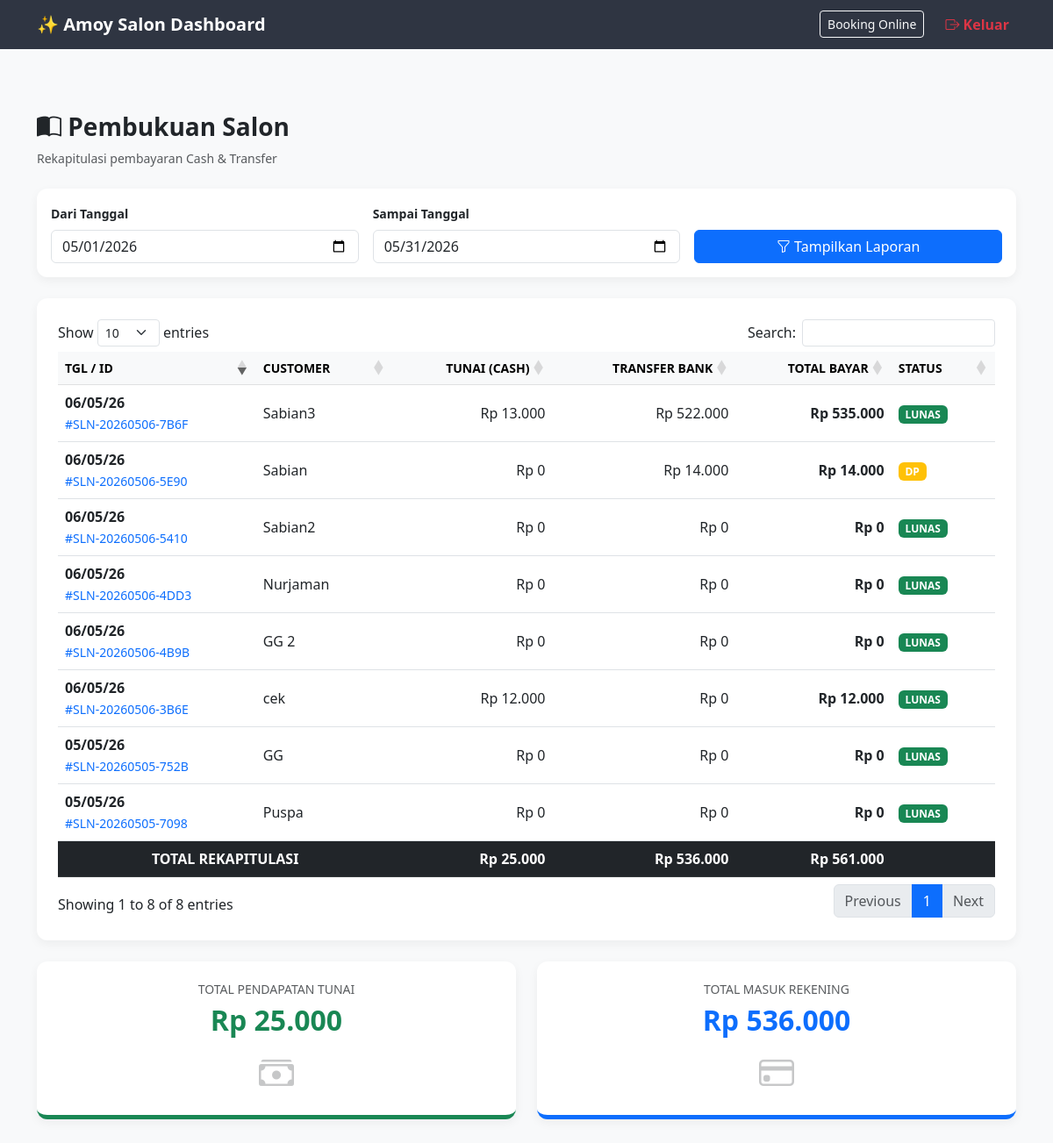
Page /pages/laporan_pembayaran.php (signed in) on the committed database.
### tables this page shows
CREATE TABLE `bookings` (
  `id_booking` varchar(20) NOT NULL,
  `nama_customer` varchar(100) NOT NULL,
  `whatsapp_customer` varchar(20) NOT NULL,
  `tgl_booking` date NOT NULL,
  `jam_booking` time NOT NULL,
  `total_biaya` decimal(10,2) DEFAULT 0.00,
  `bayar_cash` decimal(15,2) DEFAULT 0.00,
  `bayar_transfer` decimal(15,2) DEFAULT 0.00,
  `jumlah_terbayar` decimal(15,2) DEFAULT 0.00,
  `status_pembayaran` enum('pending','dp','lunas','batal') DEFAULT 'pending',
  `status_kerja` enum('menunggu','diproses','selesai') DEFAULT 'menunggu',
  `id_employee` int(11) DEFAULT NULL,
  `created_at` timestamp NOT NULL DEFAULT current_timestamp()
);

### pages/laporan_pembayaran.php (the view, shortened to what this page needs)
<?php
include '../class/koneksi.php';
$tgl_awal = $_GET['tgl_awal'] ?? date('Y-m-01');
$tgl_akhir = $_GET['tgl_akhir'] ?? date('Y-m-t');
$sql = "SELECT * FROM bookings
        WHERE (tgl_booking BETWEEN '$tgl_awal' AND '$tgl_akhir')
        AND status_pembayaran != 'batal'
        ORDER BY tgl_booking DESC";
$query = mysqli_query($conn, $sql);
$total_cash = 0;
$total_transfer = 0;
$total_omzet = 0;
?>
<!DOCTYPE html>
<html lang="id">
<head>
    <link href="https://cdn.jsdelivr.net/npm/bootstrap@5.3.0/dist/css/bootstrap.min.css" rel="stylesheet">
    <link rel="stylesheet" href="https://cdn.jsdelivr.net/npm/bootstrap-icons@1.11.1/font/bootstrap-icons.css">
    <link rel="stylesheet" href="https://cdn.datatables.net/1.13.6/css/dataTables.bootstrap5.min.css">
</head>
<body>
<nav class="navbar navbar-expand-lg navbar-dark mb-4">
    <div class="container">
        <a class="navbar-brand fw-bold" href="admin.php">✨ Amoy Salon Dashboard</a>
        <div class="collapse navbar-collapse" id="navbarNav">
            <ul class="navbar-nav ms-auto">
                <li class="nav-item ms-lg-3"><a class="btn btn-sm btn-outline-light mt-1" href="../index.php" target="_blank">Booking Online</a></li>
                <li class="nav-item ms-lg-3">
                    <a class="nav-link text-danger fw-bold" href="../class/logout.php" onclick="return confirm('Yakin ingin keluar?')">
                        <i class="bi bi-box-arrow-right"></i> Keluar
                    </a>
                </li>
            </ul>
        </div>
    </div>
</nav>
<div class="container py-5">
    <div class="d-flex justify-content-between align-items-center mb-4">
        <div>
            <h3 class="fw-bold text-dark"><i class="bi bi-book-half"></i> Pembukuan Salon</h3>
            <p class="text-muted small mb-0">Rekapitulasi pembayaran Cash & Transfer</p>
        </div>
    </div>
    <div class="card p-3 mb-4">
        <form method="GET" class="row g-3 align-items-end">
            <div class="col-md-4">
                <label class="form-label small fw-bold">Dari Tanggal</label>
                <input type="date" name="tgl_awal" class="form-control" value="<?= $tgl_awal; ?>">
            </div>
            <div class="col-md-4">
                <label class="form-label small fw-bold">Sampai Tanggal</label>
                <input type="date" name="tgl_akhir" class="form-control" value="<?= $tgl_akhir; ?>">
            </div>
            <div class="col-md-4">
                <button type="submit" class="btn btn-primary w-100"><i class="bi bi-funnel"></i> Tampilkan Laporan</button>
            </div>
        </form>
    </div>
    <div class="card p-4 mb-4">
        <div class="table-responsive">
            <table id="tabelLaporan" class="table table-hover align-middle">
                <thead class="table-light text-uppercase small">
                    <tr>
                        <th>Tgl / ID</th>
                        <th>Customer</th>
                        <th class="text-end">Tunai (Cash)</th>
                        <th class="text-end">Transfer Bank</th>
                        <th class="text-end">Total Bayar</th>
                        <th>Status</th>
                    </tr>
                </thead>
                <tbody>
                    <?php while($row = mysqli_fetch_array($query)) :
                        $total_cash += $row['bayar_cash'];
                        $total_transfer += $row['bayar_transfer'];
                        $total_row = $row['bayar_cash'] + $row['bayar_transfer'];
                        $total_omzet += $total_row;
                    ?>
                    <tr>
                        <td>
                            <span class="fw-bold"><?= date('d/m/y', strtotime($row['tgl_booking'])); ?></span><br>
                            <small class="text-primary">#<?= $row['id_booking']; ?></small>
                        </td>
                        <td><?= $row['nama_customer']; ?></td>
                        <td class="text-end bg-cash">Rp <?= number_format($row['bayar_cash'], 0, ',', '.'); ?></td>
                        <td class="text-end bg-transfer">Rp <?= number_format($row['bayar_transfer'], 0, ',', '.'); ?></td>
                        <td class="text-end fw-bold">Rp <?= number_format($total_row, 0, ',', '.'); ?></td>
                        <td>
                            <span class="badge bg-<?= $row['status_pembayaran'] == 'lunas' ? 'success' : 'warning'; ?>">
                                <?= strtoupper($row['status_pembayaran']); ?>
                            </span>
                        </td>
                    </tr>
                    <?php endwhile; ?>
                </tbody>
                <tfoot class="table-dark">
                    <tr>
                        <th colspan="2" class="text-center">TOTAL REKAPITULASI</th>
                        <th class="text-end">Rp <?= number_format($total_cash, 0, ',', '.'); ?></th>
                        <th class="text-end">Rp <?= number_format($total_transfer, 0, ',', '.'); ?></th>
                        <th class="text-end">Rp <?= number_format($total_omzet, 0, ',', '.'); ?></th>
                        <th></th>
                    </tr>
                </tfoot>
            </table>
        </div>
    </div>
    <div class="row g-4">
        <div class="col-md-6">
            <div class="card p-4 text-center border-bottom border-success border-5">
                <h6 class="text-muted small text-uppercase">Total Pendapatan Tunai</h6>
                <h2 class="fw-bold text-success">Rp <?= number_format($total_cash, 0, ',', '.'); ?></h2>
                <i class="bi bi-cash-stack display-6 opacity-25 mt-2"></i>
            </div>
        </div>
        <div class="col-md-6">
            <div class="card p-4 text-center border-bottom border-primary border-5">
                <h6 class="text-muted small text-uppercase">Total Masuk Rekening</h6>
                <h2 class="fw-bold text-primary">Rp <?= number_format($total_transfer, 0, ',', '.'); ?></h2>
                <i class="bi bi-credit-card display-6 opacity-25 mt-2"></i>
            </div>
        </div>
    </div>
</div>
</body>
</html>

### pages/laporan_pembayaran.php (style rules this page uses)
body { background-color: #f8f9fa; }
.card { border: none; border-radius: 12px; box-shadow: 0 4px 12px rgba(0,0,0,0.05); }
.bg-cash { background-color: #d1edda; color: #155724; }
.bg-transfer { background-color: #cce5ff; color: #004085; }
.navbar { background-color: #2f3542; }

### rows in the picture
bookings: tgl_booking "06/05/26", id_booking "SLN-20260506-3B6E", nama_customer "cek", bayar_cash "12.000", bayar_transfer "0", total_row "12.000", status_pembayaran "LUNAS"
bookings: tgl_booking "06/05/26", id_booking "SLN-20260506-4B9B", nama_customer "GG 2", bayar_cash "0", bayar_transfer "0", total_row "0", status_pembayaran "LUNAS"
bookings: tgl_booking "06/05/26", id_booking "SLN-20260506-4DD3", nama_customer "Nurjaman", bayar_cash "0", bayar_transfer "0", total_row "0", status_pembayaran "LUNAS"
bookings: tgl_booking "06/05/26", id_booking "SLN-20260506-5410", nama_customer "Sabian2", bayar_cash "0", bayar_transfer "0", total_row "0", status_pembayaran "LUNAS"
bookings: tgl_booking "06/05/26", id_booking "SLN-20260506-5E90", nama_customer "Sabian", bayar_cash "0", bayar_transfer "14.000", total_row "14.000", status_pembayaran "DP"
bookings: tgl_booking "06/05/26", id_booking "SLN-20260506-7B6F", nama_customer "Sabian3", bayar_cash "13.000", bayar_transfer "522.000", total_row "535.000", status_pembayaran "LUNAS"
bookings: tgl_booking "05/05/26", id_booking "SLN-20260505-7098", nama_customer "Puspa", bayar_cash "0", bayar_transfer "0", total_row "0", status_pembayaran "LUNAS"
bookings: tgl_booking "05/05/26", id_booking "SLN-20260505-752B", nama_customer "GG", bayar_cash "0", bayar_transfer "0", total_row "0", status_pembayaran "LUNAS"

### other values in the picture
$total_cash "25.000"
$total_transfer "536.000"
$total_omzet "561.000"
